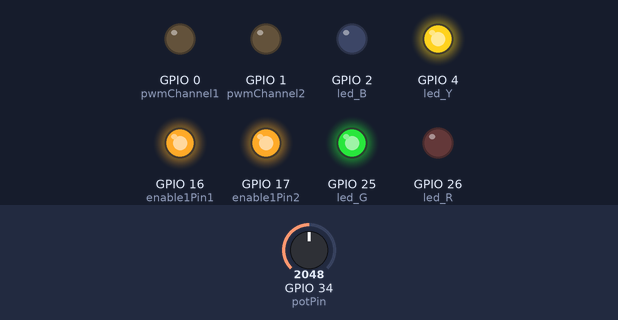
A sketch run on a simulated ESP32. On the bench: output pins drawn as LEDs (lit = HIGH). Inputs (shaded band) come from the test bench; at power-on: GPIO 34 (potPin) = 2048.

Above: at 2.2 s.
2.3 s: GPIO 34 (potPin) set to 0
At 3.2 s:
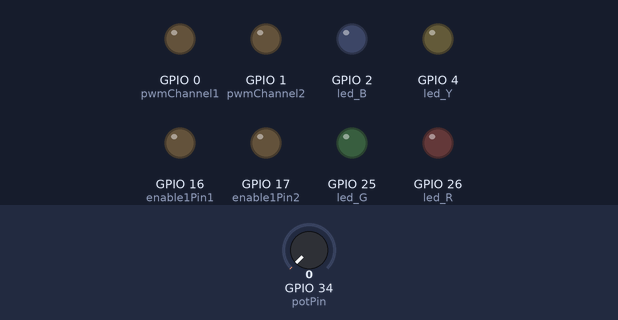
3.8 s: GPIO 34 (potPin) set to 491
At 4.3 s:
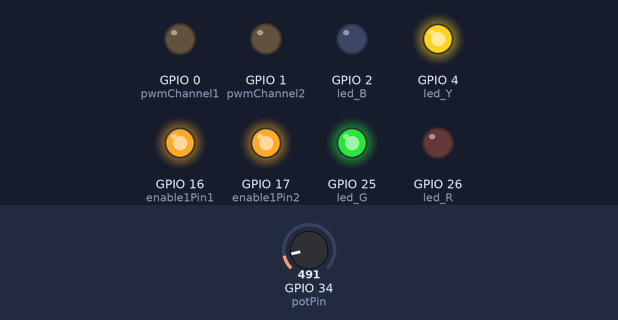
Timing chart, 0 to 6.8 s (numbered marks = the images above; inputs shaded):
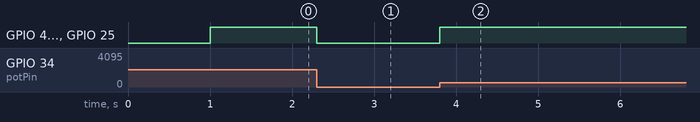

The sketch:

test.ino
```cpp
// Potentiometer is connected to GPIO 34 (Analog ADC1_CH6)
const int potPin = 34;
// variable for storing the potentiometer value
int potValue = 0;

const int led_Y= 4;
const int led_B= 2;
const int led_G= 25;
const int led_R= 26;

const int freq = 3000;
const int resolution = 8;

const int pwmChannel1 = 0;
const int enable1Pin1 = 16;
const int input1 = 0;
const int EN1=5;
const int Dir1=32;
const int Brake1=12;
const int Ready1=27;
int dutyCycle1 = 127;

const int pwmChannel2 = 1;
const int enable1Pin2 = 17;
const int input2 = 15;
const int EN2=18;
const int Dir2=33;
const int Brake2=13;
const int Ready2=14;
int dutyCycle2 = 127;

void setup() {
  Serial.begin(115200);
  delay(1000);

  pinMode(led_Y, OUTPUT);
  pinMode(led_B, OUTPUT);
  pinMode(led_G, OUTPUT);
  pinMode(led_R, OUTPUT);

  pinMode(pwmChannel1, OUTPUT);
  ledcSetup(pwmChannel1, freq, resolution);

  pinMode(pwmChannel2, OUTPUT);
  ledcSetup(pwmChannel2, freq, resolution);

  // attach the channel to the GPIO to be controlled
  ledcAttachPin(led_G, pwmChannel1);
  ledcAttachPin(enable1Pin1, pwmChannel1);

  ledcAttachPin(led_Y, pwmChannel2);
  ledcAttachPin(enable1Pin2, pwmChannel2);

}

void loop() {
  // Reading potentiometer value
  potValue = analogRead(potPin);

  dutyCycle1=potValue;
  dutyCycle2=potValue;

  ledcWrite(pwmChannel1, dutyCycle1);
  ledcWrite(pwmChannel2, dutyCycle2);
}
```

Measured:
- after the input at 2.3 s, GPIO 4 (led_Y), GPIO 16 (enable1Pin1), GPIO 17 (enable1Pin2), GPIO 25 (led_G): HIGH → LOW at once
- after the input at 3.8 s, GPIO 4 (led_Y), GPIO 16 (enable1Pin1), GPIO 17 (enable1Pin2), GPIO 25 (led_G): LOW → HIGH at once
